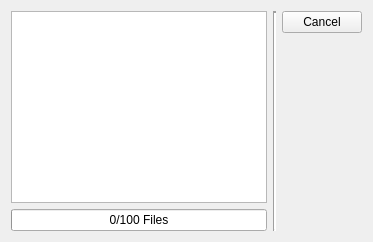
     <widget class="QWidget" name="progressTab">
      <attribute name="title">
       <string>Progress</string>
      </attribute>
      <layout class="QHBoxLayout" name="horizontalLayout_11">
       <item>
        <layout class="QVBoxLayout" name="verticalLayout_12">
         <item>
          <widget class="QListWidget" name="progressList">
           <property name="toolTip">
            <string>Shows the list of files still to be checked</string>
           </property>
           <property name="editTriggers">
            <set>QAbstractItemView::EditTrigger::NoEditTriggers</set>
           </property>
           <property name="alternatingRowColors">
            <bool>true</bool>
           </property>
           <property name="selectionMode">
            <enum>QAbstractItemView::SelectionMode::NoSelection</enum>
           </property>
           <property name="textElideMode">
            <enum>Qt::TextElideMode::ElideMiddle</enum>
           </property>
           <property name="sortingEnabled">
            <bool>true</bool>
           </property>
          </widget>
         </item>
         <item>
          <widget class="QProgressBar" name="checkProgress">
           <property name="toolTip">
            <string>Shows the progress of the code style check</string>
           </property>
           <property name="value">
            <number>0</number>
           </property>
           <property name="orientation">
            <enum>Qt::Orientation::Horizontal</enum>
           </property>
           <property name="format">
            <string>%v/%m Files</string>
           </property>
          </widget>
         </item>
        </layout>
       </item>
       <item>
        <widget class="Line" name="line_3">
         <property name="lineWidth">
          <number>2</number>
         </property>
         <property name="orientation">
          <enum>Qt::Orientation::Vertical</enum>
         </property>
        </widget>
       </item>
       <item>
        <layout class="QVBoxLayout" name="verticalLayout_11">
         <item>
          <widget class="QPushButton" name="cancelButton">
           <property name="text">
            <string>Cancel</string>
           </property>
          </widget>
         </item>
         <item>
          <spacer name="verticalSpacer_5">
           <property name="orientation">
            <enum>Qt::Orientation::Vertical</enum>
           </property>
           <property name="sizeHint" stdset="0">
            <size>
             <width>20</width>
             <height>40</height>
            </size>
           </property>
          </spacer>
         </item>
        </layout>
       </item>
      </layout>
     </widget>
